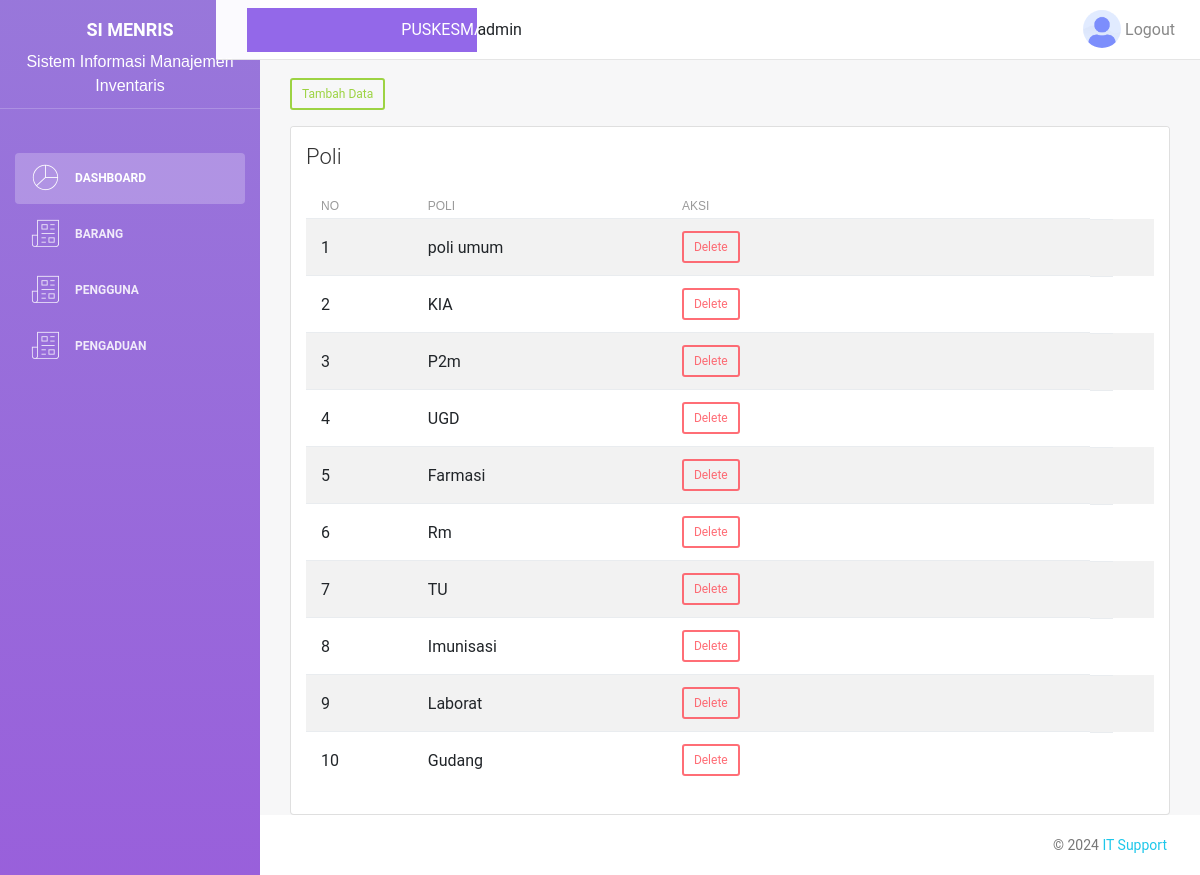
The page /poli/poli.php (signed in) on the database its author committed.
### tables this page shows
CREATE TABLE `poli` (
  `id_poli` int(11) NOT NULL,
  `nama_poli` varchar(100) NOT NULL
);

### poli/poli.php (the view, shortened to what this page needs)
<?php
include_once __DIR__ . '/../config/config.php';
include_once __DIR__ . '/../layout/top_admin.php';
$result = mysqli_query($conn, "SELECT * from poli;
");
?>
                <div class="main-panel">
                    <div class="content">
                        <div class="container-fluid">
                            <div class="row">
                                <div class="col-md-12 mt-5">
                                <td class="button-group">
                                    <a class='btn btn-sm btn-Success mb-md-3 mr-10  ' href='../poli/add_data_poli.php'>Tambah Data</a>
                                </td>
                                    <div class="card">
                                        <div class="card-header">
                                            <h4 class="card-title">Poli</h4>
                                        </div>
                                        <div class="card-body">
                                        <table class="table table-hover table-striped w-100" id="table-1">
                                        <thead>
                                            <tr>
                                            <th>No</th>
                                            <th>POli</th>
                                            <th style="width: 150">Aksi</th>
                                            </tr>
                                        </thead>
                                        <tbody>
                                        <?php
                                        while ($data = mysqli_fetch_array($result)) :
                                        ?>
                                        <tr>
                                        <td><?= $data['id_poli'] ?></td>
                                        <td><?= $data['nama_poli'] ?></td>
                                        <td class="button-group">
                                        <a class='btn btn-sm btn-danger mb-md-0  mr-1' href='delete.php?id_poli=<?= $data["id_poli"]; ?>'>Delete</a>
                                        </td>
                                        <td>
                                        </tr>
                                        <?php
                                        endwhile;
                                        ?>
                                        </tbody>
                                        </table>
                                        </div>
                                    </div>
                                </div>
                            </div>
                        </div>
                    </div>
                </div>
            <?php
              include_once ('../layout/footer.php');
           ?>

### rows shown on the page
poli: id_poli "1", nama_poli "poli umum"
poli: id_poli "2", nama_poli "KIA"
poli: id_poli "3", nama_poli "P2m"
poli: id_poli "4", nama_poli "UGD"
poli: id_poli "5", nama_poli "Farmasi"
poli: id_poli "6", nama_poli "Rm"
poli: id_poli "7", nama_poli "TU"
poli: id_poli "8", nama_poli "Imunisasi"
poli: id_poli "9", nama_poli "Laborat"
poli: id_poli "10", nama_poli "Gudang"

### other values the page prints
$_SESSION ['username'] "admin"
